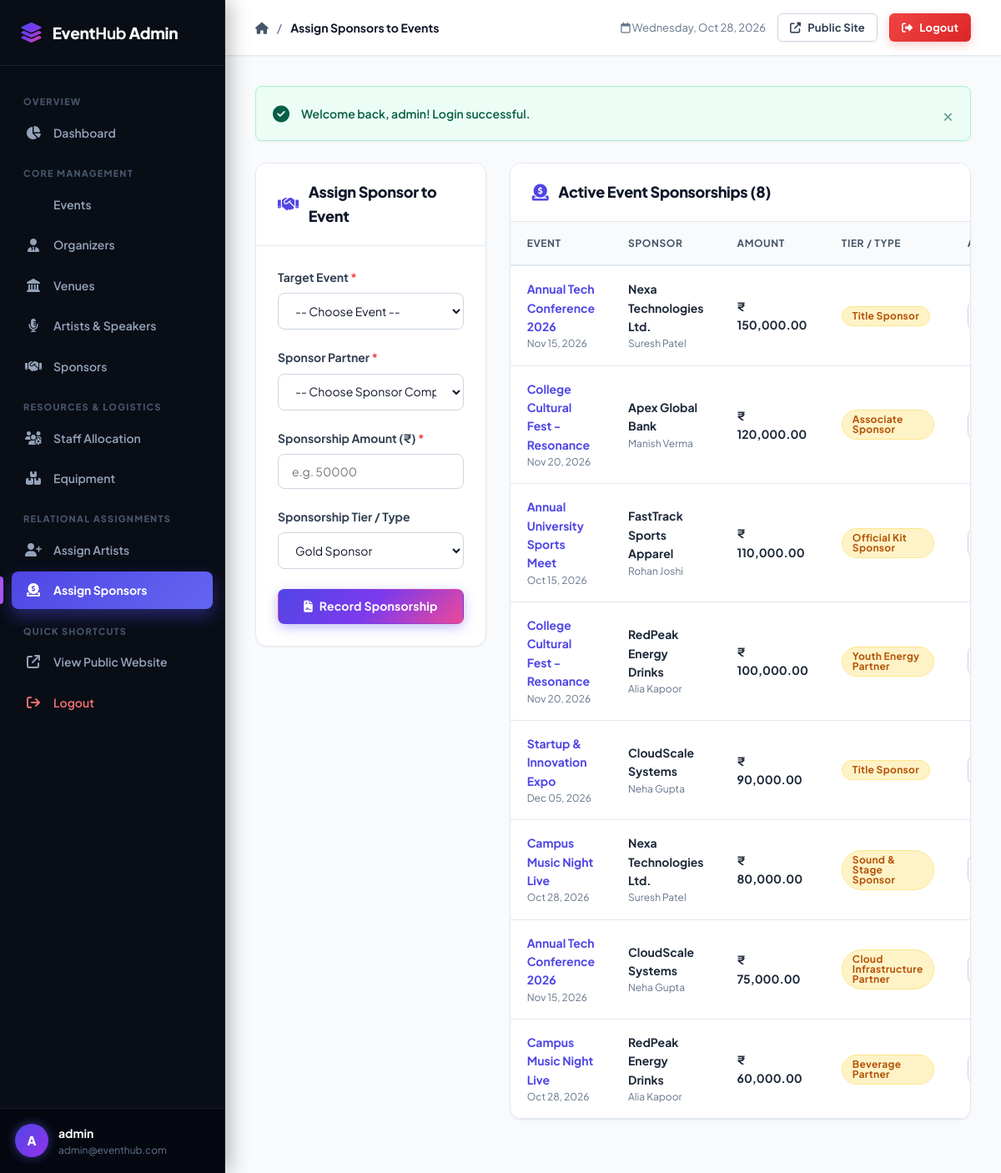
/admin/assignments/event_sponsors.php (signed in), run on the app's committed database.
### tables this page shows
CREATE TABLE `event_sponsor` (
    `event_id` INT NOT NULL,
    `sponsor_id` INT NOT NULL,
    `sponsorship_amount` DECIMAL(12, 2) NOT NULL,
    `sponsorship_type` VARCHAR(50) DEFAULT 'Gold Sponsor',
    PRIMARY KEY (`event_id`, `sponsor_id`),
    CONSTRAINT `chk_sponsorship_amount` CHECK (`sponsorship_amount` > 0),
    CONSTRAINT `fk_es_event` FOREIGN KEY (`event_id`) REFERENCES `event` (`event_id`) ON DELETE CASCADE ON UPDATE CASCADE,
    CONSTRAINT `fk_es_sponsor` FOREIGN KEY (`sponsor_id`) REFERENCES `sponsor` (`sponsor_id`) ON DELETE RESTRICT ON UPDATE CASCADE
);

CREATE TABLE `event` (
    `event_id` INT AUTO_INCREMENT PRIMARY KEY,
    `event_name` VARCHAR(100) NOT NULL,
    `event_description` TEXT DEFAULT NULL,
    `event_date` DATE NOT NULL,
    `event_time` TIME NOT NULL,
    `organizer_id` INT NOT NULL,
    `venue_id` INT NOT NULL,
    `status` VARCHAR(20) NOT NULL DEFAULT 'Upcoming',
    CONSTRAINT `chk_event_status` CHECK (`status` IN ('Upcoming', 'Ongoing', 'Completed', 'Cancelled')),
    CONSTRAINT `fk_event_organizer` FOREIGN KEY (`organizer_id`) REFERENCES `organizer` (`organizer_id`) ON DELETE RESTRICT ON UPDATE CASCADE,
    CONSTRAINT `fk_event_venue` FOREIGN KEY (`venue_id`) REFERENCES `venue` (`venue_id`) ON DELETE RESTRICT ON UPDATE CASCADE
);

CREATE TABLE `sponsor` (
    `sponsor_id` INT AUTO_INCREMENT PRIMARY KEY,
    `sponsor_name` VARCHAR(100) NOT NULL,
    `contact_person` VARCHAR(100) DEFAULT NULL,
    `email` VARCHAR(100) NOT NULL UNIQUE,
    `phone` VARCHAR(15) DEFAULT NULL
);

### admin/assignments/event_sponsors.php (the view, shortened to what this page needs)
<?php
require_once __DIR__ . '/../../includes/auth.php';
$errors = [];
try {
    $sql = "
        SELECT es.event_id, es.sponsor_id, es.sponsorship_amount, es.sponsorship_type,
               e.event_name, e.event_date,
               s.sponsor_name, s.contact_person
        FROM event_sponsor es
        JOIN event e ON es.event_id = e.event_id
        JOIN sponsor s ON es.sponsor_id = s.sponsor_id
        WHERE 1=1
    ";
    $params = [];
    $sql .= " ORDER BY es.sponsorship_amount DESC";
    $stmt = $pdo->prepare($sql);
    $stmt->execute($params);
    $sponsorships = $stmt->fetchAll();
} catch (PDOException $e) {
    die("Database error: " . htmlspecialchars($e->getMessage()));
}
require_once __DIR__ . '/../../includes/admin_header.php';
?>
<div style="display: grid; grid-template-columns: 1fr 2fr; gap: 28px; align-items: start;">
    <div class="card">
        <div class="card-header">
            <div class="card-title">
                <i class="fas fa-handshake"></i> Assign Sponsor to Event
            </div>
        </div>
        <div class="card-body">
            <form action="<?= url('admin/assignments/event_sponsors.php') ?>" method="POST" class="needs-validation" novalidate>
                <div class="form-group">
                    <label for="event_id" class="form-label">Target Event <span class="required">*</span></label>
                    <select id="event_id" name="event_id" class="form-control <?= isset($errors['event_id']) ? 'is-invalid' : '' ?>" required>
                        <option value="">-- Choose Event --</option>
                    </select>
                </div>
                <div class="form-group">
                    <label for="sponsor_id" class="form-label">Sponsor Partner <span class="required">*</span></label>
                    <select id="sponsor_id" name="sponsor_id" class="form-control <?= isset($errors['sponsor_id']) ? 'is-invalid' : '' ?>" required>
                        <option value="">-- Choose Sponsor Company --</option>
                    </select>
                </div>
                <div class="form-group">
                    <label for="sponsorship_amount" class="form-label">Sponsorship Amount (₹) <span class="required">*</span></label>
                    <input type="number" step="0.01" min="1" id="sponsorship_amount" name="sponsorship_amount"
                           class="form-control <?= isset($errors['sponsorship_amount']) ? 'is-invalid' : '' ?>"
                           placeholder="e.g. 50000" required>
                </div>
                <div class="form-group">
                    <label for="sponsorship_type" class="form-label">Sponsorship Tier / Type</label>
                    <select id="sponsorship_type" name="sponsorship_type" class="form-control">
                        <option value="Gold Sponsor" selected>Gold Sponsor</option>
                    </select>
                </div>
                <div style="margin-top: 24px;">
                    <button type="submit" class="btn btn-primary" style="width: 100%;">
                        <i class="fas fa-file-contract"></i> Record Sponsorship
                    </button>
                </div>
            </form>
        </div>
    </div>
    <div class="card">
        <div class="card-header">
            <div class="card-title">
                <i class="fas fa-circle-dollar-to-slot"></i> Active Event Sponsorships (<?= count($sponsorships) ?>)
            </div>
        </div>
        <div class="card-body" style="padding: 0;">
            <div class="table-responsive">
                <table class="data-table">
                    <thead>
                        <tr>
                            <th>Event</th>
                            <th>Sponsor</th>
                            <th>Amount</th>
                            <th>Tier / Type</th>
                            <th>Actions</th>
                        </tr>
                    </thead>
                    <tbody>
                        <?php if (empty($sponsorships)): ?>
                            <tr>
                                <td colspan="5">
                                    <div class="empty-state">
                                        <div class="empty-state-icon"><i class="fas fa-hand-holding-dollar"></i></div>
                                        <h3>No sponsorships recorded</h3>
                                        <p>Assign sponsor funding and partnerships to events.</p>
                                    </div>
                                </td>
                            </tr>
                        <?php else: ?>
                            <?php foreach ($sponsorships as $row): ?>
                                <tr>
                                    <td>
                                        <a href="<?= url('admin/events/view.php?id=' . $row['event_id']) ?>">
                                            <strong><?= sanitize($row['event_name']) ?></strong>
                                        </a>
                                        <div style="font-size: 12px; color: var(--text-muted);"><?= format_date($row['event_date']) ?></div>
                                    </td>
                                    <td>
                                        <strong><?= sanitize($row['sponsor_name']) ?></strong>
                                        <div style="font-size: 12px; color: var(--text-muted);"><?= sanitize($row['contact_person'] ?: '-') ?></div>
                                    </td>
                                    <td>
                                        <strong><?= format_currency($row['sponsorship_amount']) ?></strong>
                                    </td>
                                    <td>
                                        <span class="badge badge-warning"><?= sanitize($row['sponsorship_type']) ?></span>
                                    </td>
                                    <td>
                                        <div class="actions-cell">
                                            <button type="button" class="btn btn-secondary btn-icon"
                                                    onclick="toggleEditSponsor(<?= $row['event_id'] ?>, <?= $row['sponsor_id'] ?>)"
                                                    title="Edit Tier or Amount">
                                            </button>
                                        </div>
                                    </td>
                                </tr>
                            <?php endforeach; ?>
                        <?php endif; ?>
                    </tbody>
                </table>
            </div>
        </div>
    </div>
</div>
<?php require_once __DIR__ . '/../../includes/admin_footer.php'; ?>

### assets/css/style.css (style rules this page uses)
:root { --primary: #4f46e5; --primary-gradient: linear-gradient(135deg, #4f46e5 0%, #7c3aed 50%, #ec4899 100%); --primary-hover: #4338ca; --primary-light: #e0e7ff; --secondary: #64748b; --success: #10b981; --success-light: #d1fae5; --danger: #ef4444; --danger-light: #fee2e2; --warning: #f59e0b; --warning-light: #fef3c7; --info: #0ea5e9; --info-light: #e0f2fe; --sidebar-bg: #090d16; --sidebar-surface: #111827; --sidebar-hover: #1f293d; --sidebar-active: linear-gradient(135deg, #4f46e5 0%, #6366f1 100%); --sidebar-text: #94a3b8; --sidebar-text-active: #ffffff; --bg-body: #f8fafc; --bg-card: #ffffff; --text-main: #0f172a; --text-muted: #64748b; --border-color: #e2e8f0; --border-hover: #cbd5e1; --radius-sm: 8px; --radius-md: 14px; --radius-lg: 20px; --radius-full: 9999px; --shadow-sm: 0 1px 3px 0 rgba(0, 0, 0, 0.04), 0 1px 2px -1px rgba(0, 0, 0, 0.04); --shadow-md: 0 4px 6px -1px rgba(0, 0, 0, 0.06), 0 2px 4px -2px rgba(0, 0, 0, 0.04); --shadow-lg: 0 12px 24px -4px rgba(15, 23, 42, 0.08), 0 4px 6px -2px rgba(15, 23, 42, 0.03); --shadow-glow: 0 10px 25px -3px rgba(79, 70, 229, 0.35); --transition: all 0.25s cubic-bezier(0.4, 0, 0.2, 1); }
* { margin: 0; padding: 0; box-sizing: border-box; font-family: 'Plus Jakarta Sans', -apple-system, BlinkMacSystemFont, "Segoe UI", Roboto, sans-serif; }
body { background-color: var(--bg-body); color: var(--text-main); line-height: 1.6; min-height: 100vh; -webkit-font-smoothing: antialiased; }
a { color: var(--primary); text-decoration: none; transition: var(--transition); }
.badge { display: inline-flex; align-items: center; gap: 6px; padding: 5px 12px; font-size: 12px; font-weight: 700; border-radius: var(--radius-full); line-height: 1; letter-spacing: 0.3px; }
.badge-warning { background: #fef3c7; color: #b45309; border: 1px solid #fde68a; }
.btn { display: inline-flex; align-items: center; justify-content: center; gap: 8px; padding: 10px 20px; font-size: 14px; font-weight: 700; border-radius: var(--radius-sm); border: 1px solid transparent; cursor: pointer; transition: var(--transition); text-decoration: none; line-height: 1.4; letter-spacing: 0.2px; }
.btn-primary { background: var(--primary-gradient); color: #ffffff; box-shadow: 0 4px 14px 0 rgba(79, 70, 229, 0.35); }
.btn-secondary { background: #ffffff; color: #334155; border-color: #cbd5e1; box-shadow: 0 1px 3px rgba(0, 0, 0, 0.05); }
.btn-icon { width: 34px; height: 34px; padding: 0; border-radius: var(--radius-sm); display: inline-flex; align-items: center; justify-content: center; transition: var(--transition); }
.card { background: #ffffff; border-radius: var(--radius-md); border: 1px solid var(--border-color); box-shadow: var(--shadow-sm); margin-bottom: 28px; overflow: hidden; transition: var(--transition); }
.card-header { padding: 20px 26px; border-bottom: 1px solid var(--border-color); display: flex; justify-content: space-between; align-items: center; background: #ffffff; }
.card-title { font-size: 18px; font-weight: 800; color: #0f172a; display: flex; align-items: center; gap: 12px; letter-spacing: -0.3px; }
.card-title i { color: var(--primary); font-size: 20px; }
.card-body { padding: 26px; }
.table-responsive { width: 100%; overflow-x: auto; }
.data-table { width: 100%; border-collapse: collapse; text-align: left; font-size: 14px; }
.data-table th { background: #f8fafc; color: #475569; font-weight: 700; padding: 16px 20px; border-bottom: 2px solid var(--border-color); white-space: nowrap; text-transform: uppercase; font-size: 12px; letter-spacing: 0.6px; }
.data-table td { padding: 16px 20px; border-bottom: 1px solid var(--border-color); color: #1e293b; vertical-align: middle; transition: var(--transition); }
.actions-cell { white-space: nowrap; display: flex; align-items: center; gap: 8px; }
.form-group { margin-bottom: 22px; }
.form-label { display: block; margin-bottom: 8px; font-size: 14px; font-weight: 700; color: #334155; }
.form-label .required { color: var(--danger); }
.form-control { width: 100%; padding: 11px 16px; font-size: 14px; border: 1px solid #cbd5e1; border-radius: var(--radius-sm); background-color: #ffffff; color: #0f172a; transition: var(--transition); }

### data on the page
event_sponsor: event.event_name "Annual Tech Conference 2026", event.event_date "Nov 15, 2026", sponsor.sponsor_name "Nexa Technologies Ltd.", sponsor.contact_person "Suresh Patel", sponsorship_amount "₹ 150,000.00", sponsorship_type "Title Sponsor"
event_sponsor: event.event_name "College Cultural Fest - Resonance", event.event_date "Nov 20, 2026", sponsor.sponsor_name "Apex Global Bank", sponsor.contact_person "Manish Verma", sponsorship_amount "₹ 120,000.00", sponsorship_type "Associate Sponsor"
event_sponsor: event.event_name "Annual University Sports Meet", event.event_date "Oct 15, 2026", sponsor.sponsor_name "FastTrack Sports Apparel", sponsor.contact_person "Rohan Joshi", sponsorship_amount "₹ 110,000.00", sponsorship_type "Official Kit Sponsor"
event_sponsor: event.event_name "College Cultural Fest - Resonance", event.event_date "Nov 20, 2026", sponsor.sponsor_name "RedPeak Energy Drinks", sponsor.contact_person "Alia Kapoor", sponsorship_amount "₹ 100,000.00", sponsorship_type "Youth Energy Partner"
event_sponsor: event.event_name "Startup & Innovation Expo", event.event_date "Dec 05, 2026", sponsor.sponsor_name "CloudScale Systems", sponsor.contact_person "Neha Gupta", sponsorship_amount "₹ 90,000.00", sponsorship_type "Title Sponsor"
event_sponsor: event.event_name "Campus Music Night Live", event.event_date "Oct 28, 2026", sponsor.sponsor_name "Nexa Technologies Ltd.", sponsor.contact_person "Suresh Patel", sponsorship_amount "₹ 80,000.00", sponsorship_type "Sound & Stage Sponsor"
event_sponsor: event.event_name "Annual Tech Conference 2026", event.event_date "Nov 15, 2026", sponsor.sponsor_name "CloudScale Systems", sponsor.contact_person "Neha Gupta", sponsorship_amount "₹ 75,000.00", sponsorship_type "Cloud Infrastructure Partner"
event_sponsor: event.event_name "Campus Music Night Live", event.event_date "Oct 28, 2026", sponsor.sponsor_name "RedPeak Energy Drinks", sponsor.contact_person "Alia Kapoor", sponsorship_amount "₹ 60,000.00", sponsorship_type "Beverage Partner"

### other printed values
substr($_SESSION['admin_username'] ?? 'A', 0, 1) "A"
$_SESSION['admin_username'] "admin"
$_SESSION['admin_email'] "admin@eventhub.com"
$pageTitle "Assign Sponsors to Events"
$message "Welcome back, admin! Login successful."
count($sponsorships) "8"
